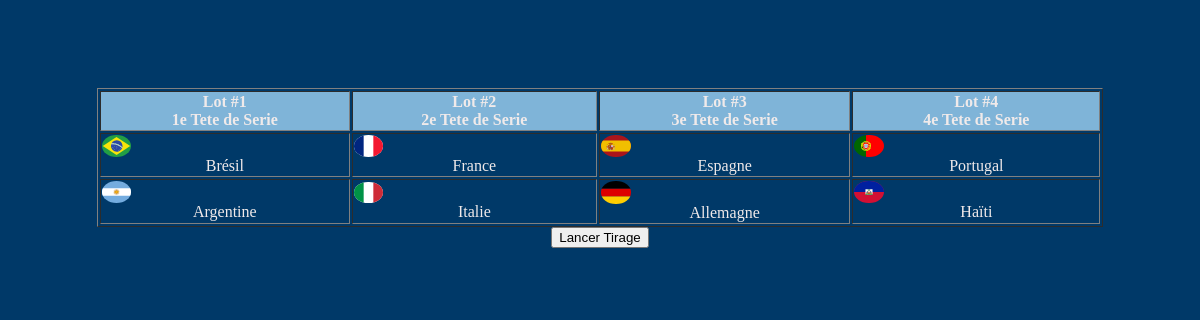
The page / on the database its author committed.
### tables this page shows
CREATE TABLE `equipes` (
  `id_equipes` int(11) NOT NULL,
  `nom_equipes` varchar(250) DEFAULT NULL,
  `drapeau_equipes` text DEFAULT NULL,
  `butEnc_equipes` int(2) DEFAULT NULL,
  `butMarq_equipes` int(2) DEFAULT NULL,
  `point_equipes` int(5) DEFAULT NULL,
  `diffBut_equipes` int(5) DEFAULT NULL,
  `matchNull_equipes` int(10) DEFAULT NULL,
  `id_groupe` int(11) DEFAULT NULL,
  `id_lots_eq` int(11) DEFAULT NULL,
  `MatchGagne_equipes` int(11) NOT NULL,
  `MatchPerdu_equipes` int(11) NOT NULL,
  `matchJouer_equipe` int(11) NOT NULL,
  `testQalifie` tinyint(1) NOT NULL
);

### autoLoader/autoLoader.php (called while the page is built, shortened)
<?php
    function myAutoloader($className){
        $path = "./class/";
        $dirs = [
            'championsL/',
            'db/'
        ];
        $extension = '.class.php';
        foreach ($dirs as $dir){
            $fullpath = $path . $dir . $className. $extension;
        }
    }
?>

### class/db/DataBase.class.php (called while the page is built)
<?php
class DataBase
{
    private $host = 'localhost';
    private $dbname = 'champions-league';
    private $userName = 'root';
    private $password = '';
    public function getConnectionToBD()
    {
        try {
            $dsn = ("mysql:host=" . $this->host . ";dbname=" . $this->dbname . ";charset=utf8");
            $pdo = new PDO($dsn, $this->userName, $this->password);
            $pdo->setAttribute(PDO::ATTR_ERRMODE, PDO::ERRMODE_EXCEPTION);
            $pdo->setAttribute(PDO::ATTR_DEFAULT_FETCH_MODE, PDO::FETCH_OBJ);
            return $pdo;
        }catch (PDOException $e) {
            die('Error : '.$e->getMessage());
        }
    }
}

### class/championsL/ModelChampionsLeagues.class.php (called while the page is built, shortened)
<?php
class ModelChampionsLeagues extends dataBase
{
    protected function getAllEquipes()
    {
        $sql = "SELECT * FROM equipes";
        $stm = $this->getConnectionToBD()->prepare($sql);
        $stm->execute();
        return $stm->fetchAll();
    }
}

### class/championsL/ViewChampionsLeagues.class.php (called while the page is built, shortened)
<?php
    class ViewChampionsLeagues extends ModelChampionsLeagues{
        public function afficherEquipes(){
            return $this->getAllEquipes();
        }
    }
?>

### index.php (the view, shortened to what this page needs)
<?php
include("./autoLoader/autoLoader.php");
$lien = './assets/img/';
?>
<!DOCTYPE html>
<html lang="en">
<head>
    <link rel="stylesheet" href="./assets/css/style.css">
</head>
<body>
    <?php
    $viewChampionsL = new ViewChampionsLeagues();
    $allEquipes = $viewChampionsL->afficherEquipes();
    ?>
    <div>
        <table border="1">
            <tr>
                <th>Lot #1 <br>1e Tete de Serie</th>
                <th>Lot #2 <br>2e Tete de Serie</th>
                <th>Lot #3 <br>3e Tete de Serie</th>
                <th>Lot #4 <br>4e Tete de Serie</th>
            </tr>
            <tr>
                <?php
                foreach ($allEquipes as $equipe) {
                    if ($equipe->id_equipes <= 4) {
                ?>
                        <td>
                            <img class="drapeau" src="<?= $lien . $equipe->drapeau_equipes ?>">
                            <?= $equipe->nom_equipes ?>
                        </td>
                <?php
                    }
                }
                ?>
            </tr>
            <tr>
                <?php
                foreach ($allEquipes as $equipe) {
                    if ($equipe->id_equipes > 4) {
                ?>
                        <td>
                            <img class="drapeau" src="<?= $lien . $equipe->drapeau_equipes ?>">
                            <?= $equipe->nom_equipes ?>
                        </td>
                <?php
                    }
                }
                ?>
            </tr>
        </table>
    </div>
    <div>
        <form action="index.php" method="POST">
            <input type="submit" value="Lancer Tirage" name="lanceTirage">
        </form>
    </div>
</body>
</html>

### assets/css/style.css (style rules this page uses)
tr { text-align: center; }
th { text-align: center; background: rgb(127, 180, 216); }
body { display: flex; flex-direction: column; text-align: center; justify-content: center; background: rgb(0, 57, 104); }
table { width: 85%; color: rgb(240, 234, 234); margin: 0 auto; margin-top: 5rem; }
.drapeau { display: flex; align-items: center; border-radius: 50%; width: 12%; margin-right: 8px; justify-content: center; }

### rows shown on the page
equipes: drapeau_equipes (picture), nom_equipes "Brésil"
equipes: drapeau_equipes (picture), nom_equipes "France"
equipes: drapeau_equipes (picture), nom_equipes "Espagne"
equipes: drapeau_equipes (picture), nom_equipes "Portugal"
equipes: drapeau_equipes (picture), nom_equipes "Argentine"
equipes: drapeau_equipes (picture), nom_equipes "Italie"
equipes: drapeau_equipes (picture), nom_equipes "Allemagne"
equipes: drapeau_equipes (picture), nom_equipes "Haïti"
